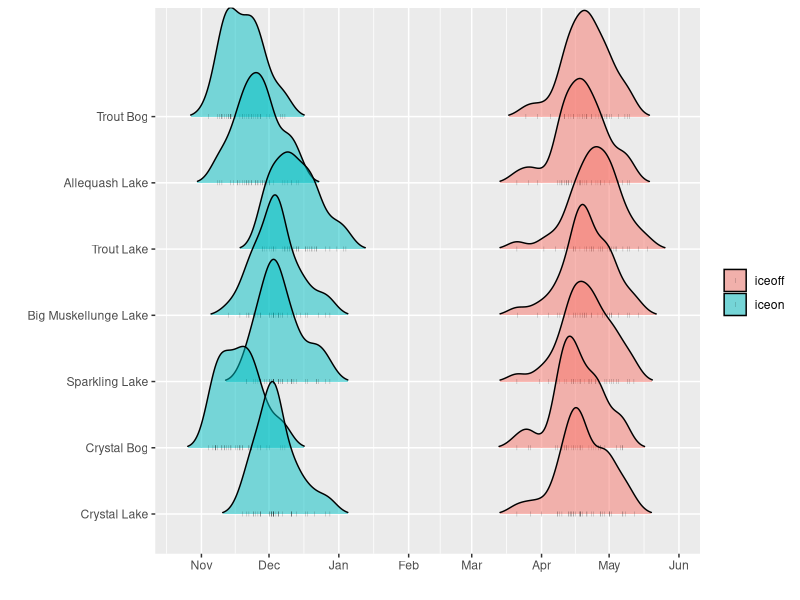

This chart was generated by the following R code:
library(lubridate)
library(ggplot2)
library(ggridges)
library(tidyverse)

iceDatesN = read_csv('ntl32_v5.csv')  # Northern

iceDatesCombo = iceDatesN %>% 
  mutate(datefirsticeN = lag(datefirstice), firsticeN = lag(firstice)) %>%
  dplyr::mutate(firstIceX = ifelse(firsticeN < 100,0-firsticeN,365 - firsticeN), duration = lastice + firstIceX) %>%
  dplyr::mutate(firstIceX = ifelse(firsticeN < 100,0-firsticeN,365 - firsticeN), duration = lastice + firstIceX) %>%
  dplyr::select(year, lakeid, ice_duration = duration, firstice = datefirsticeN, lastice = datelastice) %>%
  mutate(firsticeYDAY = ifelse(yday(firstice) <50, yday(firstice) + 365,yday(firstice)), lasticeYDAY = yday(lastice)) %>%
  mutate(iceon = as.Date('2000-01-01') + firsticeYDAY, iceoff = as.Date('2001-01-01') + lasticeYDAY)

lakestats = read_csv('LTERlakes.csv') 

dtf = iceDatesCombo %>% dplyr::select(lakeid,iceon,iceoff) %>%
  gather(group,date,iceon:iceoff) %>%
  dplyr::filter(lakeid != 'LR') %>%
  left_join(lakestats,by = c('lakeid'='LakeAbr'))



ggplot(dtf,aes(x = date,  fill = group,
               y = reorder(Characteristic,Latitude,function(x)-min(-x)))) +
  scale_x_date(date_breaks = "1 month", date_labels =  "%b")  +
  geom_density_ridges(scale = 2,alpha = .5,rel_min_height = 0.01,
                      jittered_points = TRUE,
                      position = position_points_jitter(width = 0.05, height = 0),
                      point_shape = '|', point_size = 1) + 
  scale_fill_discrete(name = '') + 
  labs(y = '',x = '') 

